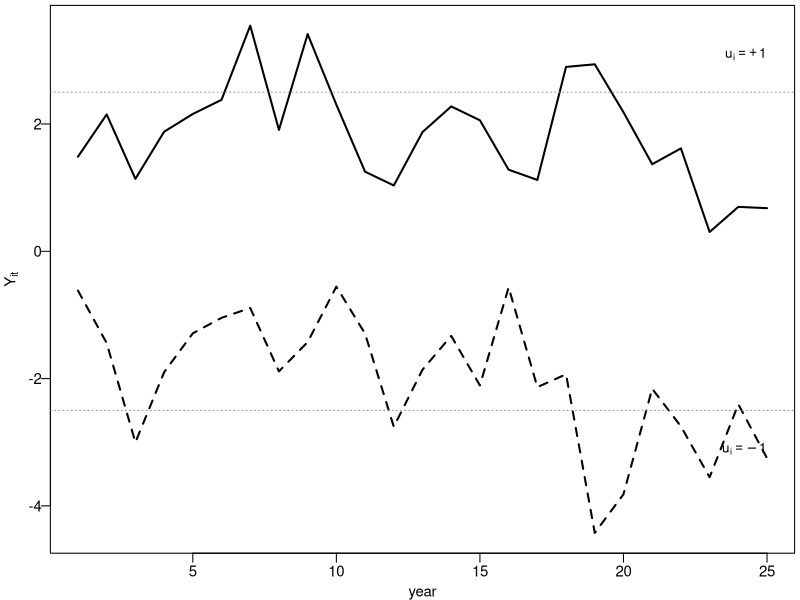
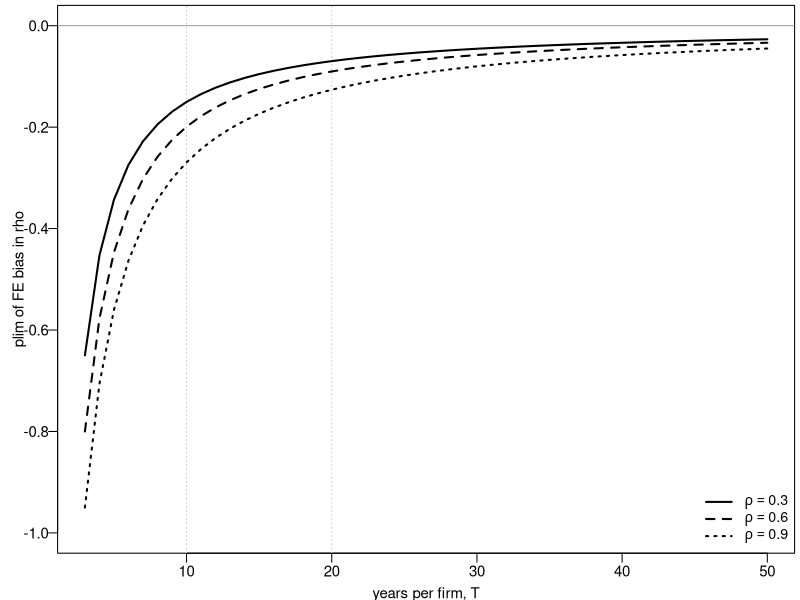
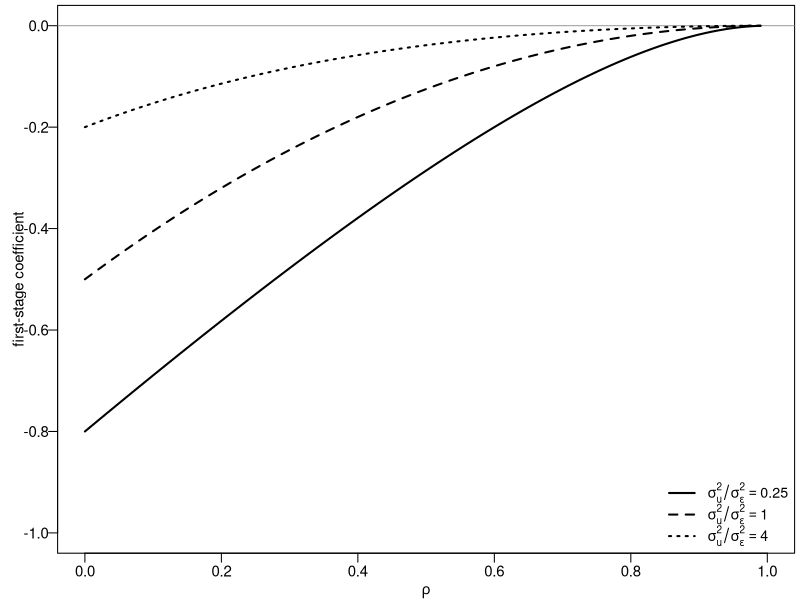
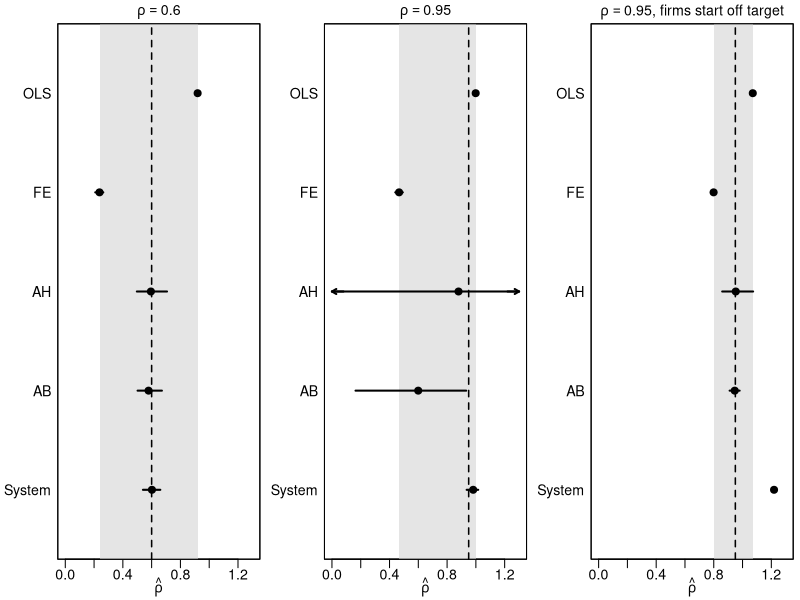

These charts were generated, in order, by the following R code:
## ---- chunk 1
slope <- function(x, y) sum((x - mean(x)) * (y - mean(y))) / sum((x - mean(x))^2)
dm    <- function(z, g) z - ave(z, g)
nickell <- function(a, m) {                            # Nickell (1981) plim of FE bias, m = T-1 AR obs
  if (m < 3) return(-(1 + a) / 2)
  A <- 1 - (1 / m) * (1 - a^m) / (1 - a)
  B <- 1 - (2 * a / ((1 - a) * (m - 1))) * (1 - (1 - a^m) / (m * (1 - a)))
  -((1 + a) / (m - 1)) * A / B
}
gen_panel <- function(N, T, rho, su = 1, se = 1, on_target = TRUE) {   # T x N matrix of levels
  u <- rnorm(N, 0, su)                                 # on_target: start at own long-run level
  y <- (if (on_target) u / (1 - rho) else 0) + rnorm(N, 0, se / sqrt(1 - rho^2))
  M <- matrix(0, T, N); M[1, ] <- y
  for (t in 2:T) M[t, ] <- rho * M[t - 1, ] + u + rnorm(N, 0, se)
  M
}
f2 <- function(x) sprintf("%.2f", x)
## ---- chunk 2
#| fig-width: 8
#| fig-height: 2.0
#| out-width: 78%
#| fig-align: center
set.seed(3); rho <- 0.6; T <- 25
one <- function(u) { y <- u / (1 - rho) + rnorm(1, 0, 1 / sqrt(1 - rho^2))
  out <- numeric(T); for (t in 1:T) { y <- rho * y + u + rnorm(1); out[t] <- y }; out }
yA <- one(1); yB <- one(-1)
par(mar = c(2.6, 2.8, 0.3, 0.3), mgp = c(1.6, 0.5, 0), cex = 0.9)
plot(1:T, yA, type = "l", lwd = 2, ylim = range(c(yA, yB)), xlab = "year", ylab = expression(Y[it]), las = 1)
lines(1:T, yB, lwd = 2, lty = 2)
abline(h = c(1, -1) / (1 - rho), col = "grey60", lty = 3)
text(T, 1 / (1 - rho) + 0.6, expression(u[i] == +1), adj = 1, cex = 0.9)
text(T, -1 / (1 - rho) - 0.6, expression(u[i] == -1), adj = 1, cex = 0.9)
## ---- chunk 3
set.seed(4242)
.T <- 5; .N <- 100000                                  # rho = 0 exactly; sigma_u = sigma_e = 1
.M  <- matrix(rep(rnorm(.N), each = .T), .T, .N) + matrix(rnorm(.T * .N), .T, .N)
.id <- rep(1:.N, each = .T - 1)
.yc <- as.vector(.M[2:.T, ]); .yl <- as.vector(.M[1:(.T - 1), ])
z0 <- c(ols = slope(.yl, .yc), fe = slope(dm(.yl, .id), dm(.yc, .id)))
## ---- chunk 4
#| results: asis
set.seed(20260202)
rho <- 0.6; N <- 4000
est <- function(T) {
  M <- gen_panel(N, T, rho)
  id <- rep(1:N, each = T - 1)
  yc <- as.vector(M[2:T, , drop = FALSE]); yl <- as.vector(M[1:(T - 1), , drop = FALSE])
  c(slope(yl, yc), slope(dm(yl, id), dm(yc, id)))
}
Ts <- c(3, 5, 10, 30)
r  <- sapply(Ts, est)
brk <- r[, 2]                                           # T = 5: OLS, FE
np <- rho + sapply(Ts - 1, function(m) nickell(rho, m))
cat(sprintf(
"\\begin{center}\\small
\\begin{tabular}{lcccc}
\\toprule
Years per firm & $T=3$ & $T=5$ & $T=10$ & $T=30$ \\\\
\\midrule
Pooled OLS \\quad(biased \\textbf{up}) & $%.3f$ & $%.3f$ & $%.3f$ & $%.3f$ \\\\
Fixed effects \\quad(biased \\textbf{down}) & $%.3f$ & $%.3f$ & $%.3f$ & $%.3f$ \\\\
\\quad \\emph{Nickell (1981) plim, for comparison} & \\emph{%.3f} & \\emph{%.3f} & \\emph{%.3f} & \\emph{%.3f} \\\\
\\midrule
Truth & $0.600$ & $0.600$ & $0.600$ & $0.600$ \\\\
\\bottomrule
\\end{tabular}
\\end{center}
", r[1,1], r[1,2], r[1,3], r[1,4], r[2,1], r[2,2], r[2,3], r[2,4], np[1], np[2], np[3], np[4]))
## ---- chunk 5
#| fig-width: 8
#| fig-height: 2.6
#| out-width: 85%
#| fig-align: center
Tgrid <- 3:50
par(mar = c(2.6, 3.2, 0.3, 0.3), mgp = c(1.7, 0.5, 0), cex = 0.9)
plot(NA, xlim = c(3, 50), ylim = c(-1, 0), xlab = "years per firm, T", ylab = "plim of FE bias in rho", las = 1)
abline(h = 0, col = "grey60"); abline(v = c(10, 20), col = "grey80", lty = 3)
for (k in 1:3) {
  a <- c(0.3, 0.6, 0.9)[k]
  lines(Tgrid, sapply(Tgrid - 1, function(m) nickell(a, m)), lwd = 2, lty = k)
}
legend("bottomright", bty = "n", lwd = 2, lty = 1:3, cex = 0.95,
       legend = c(expression(rho == 0.3), expression(rho == 0.6), expression(rho == 0.9)))
## ---- chunk 6
#| fig-width: 8
#| fig-height: 2.6
#| out-width: 85%
#| fig-align: center
gam <- function(rho, r) { k <- (1 - rho) / (1 + rho); (rho - 1) * k / (k + r) }
rg <- seq(0, 0.99, by = 0.01)
par(mar = c(2.6, 3.2, 0.3, 0.3), mgp = c(1.7, 0.5, 0), cex = 0.9)
plot(NA, xlim = c(0, 1), ylim = c(-1, 0), xlab = expression(rho), ylab = "first-stage coefficient", las = 1)
abline(h = 0, col = "grey60")
for (k in 1:3) { vr <- c(0.25, 1, 4)[k]; lines(rg, gam(rg, vr), lwd = 2, lty = k) }
legend("bottomright", bty = "n", lwd = 2, lty = 1:3, cex = 0.95,
       legend = c(expression(sigma[u]^2/sigma[epsilon]^2 == 0.25), expression(sigma[u]^2/sigma[epsilon]^2 == 1), expression(sigma[u]^2/sigma[epsilon]^2 == 4)))
## ---- chunk 7
#| results: asis
estimators <- function(M) {
  T <- nrow(M); N <- ncol(M)
  id <- rep(1:N, each = T - 1)
  yc <- as.vector(M[2:T, ]); yl <- as.vector(M[1:(T - 1), ])
  ols <- slope(yl, yc); fe <- slope(dm(yl, id), dm(yc, id))
  dY  <- M[3:T, , drop = FALSE] - M[2:(T - 1), , drop = FALSE]      # Anderson-Hsiao
  dY1 <- M[2:(T - 1), , drop = FALSE] - M[1:(T - 2), , drop = FALSE]
  Z2  <- M[1:(T - 2), , drop = FALSE]
  ah  <- sum(Z2 * dY) / sum(Z2 * dY1)
  m <- T - 2; L <- m * (m + 1) / 2                                  # one-step GMM
  H <- diag(2, m); H[abs(row(H) - col(H)) == 1] <- -1               # difference block
  Hs <- rbind(cbind(H, matrix(0, m, m)), cbind(matrix(0, m, m), diag(m)))   # + levels block
  ZHZ <- matrix(0, L, L); ZX <- numeric(L); ZY <- numeric(L)
  SZ <- matrix(0, L + m, L + m); SX <- numeric(L + m); SY <- numeric(L + m)
  for (i in 1:N) {
    Zi <- matrix(0, m, L); c0 <- 0                                  # Arellano-Bond: Y_1..Y_{t-2}
    for (s in 1:m) { Zi[s, c0 + 1:s] <- M[1:s, i]; c0 <- c0 + s }
    ZHZ <- ZHZ + crossprod(Zi, H %*% Zi)
    ZX  <- ZX + crossprod(Zi, dY1[, i]); ZY <- ZY + crossprod(Zi, dY[, i])
    Zs <- rbind(cbind(Zi, matrix(0, m, m)),                         # system: + levels eq.,
                cbind(matrix(0, m, L), diag(dY1[, i], m)))          #   instrument dY_{t-1}
    Xs <- c(dY1[, i], M[2:(T - 1), i]); Ys <- c(dY[, i], M[3:T, i])
    SZ <- SZ + crossprod(Zs, Hs %*% Zs); SX <- SX + crossprod(Zs, Xs); SY <- SY + crossprod(Zs, Ys)
  }
  W  <- solve(ZHZ); ab  <- as.numeric((t(ZX) %*% W  %*% ZY) / (t(ZX) %*% W  %*% ZX))
  Ws <- solve(SZ);  sys <- as.numeric((t(SX) %*% Ws %*% SY) / (t(SX) %*% Ws %*% SX))
  c(ols = ols, fe = fe, ah = ah, ab = ab, sys = sys)
}
set.seed(1)
sims <- list(a = replicate(200, estimators(gen_panel(500, 6, 0.6))),
             b = replicate(200, estimators(gen_panel(500, 6, 0.95))),
             c = replicate(200, estimators(gen_panel(500, 6, 0.95, on_target = FALSE))))
med  <- lapply(sims, function(s) apply(s, 1, median))
cell <- function(s) apply(s, 1, function(v)
  sprintf("$%.2f$ \\;{\\footnotesize[$%.2f$, $%.2f$]}", median(v), quantile(v, .1), quantile(v, .9)))
s6 <- cell(sims$a); s95 <- cell(sims$b)
cat(sprintf(
"\\begin{center}\\small
\\begin{tabular}{lcc}
\\toprule
 & $\\rho = 0.6$ & $\\rho = 0.95$ \\\\
\\midrule
Pooled OLS & %s & %s \\\\
Fixed effects & %s & %s \\\\
Anderson--Hsiao (one instrument) & %s & %s \\\\
Arellano--Bond (all lags, one-step) & %s & %s \\\\
\\bottomrule
\\end{tabular}
\\end{center}
", s6[1], s95[1], s6[2], s95[2], s6[3], s95[3], s6[4], s95[4]))
## ---- chunk 8
#| fig-width: 8
#| fig-height: 2.1
#| out-width: 92%
#| fig-align: center
labs <- c("OLS", "FE", "AH", "AB", "System")
ttl  <- c(expression(rho == 0.6), expression(rho == 0.95), expression(rho == 0.95 * ", firms start off target"))
tru  <- c(0.6, 0.95, 0.95); xl <- c(0, 1.3)
par(mfrow = c(1, 3), mar = c(2.4, 3.4, 1.4, 0.4), mgp = c(1.4, 0.4, 0), cex = 0.85)
for (k in 1:3) {
  s <- sims[[k]]; q <- apply(s, 1, quantile, c(.1, .5, .9)); y <- 5:1
  plot(NA, xlim = xl, ylim = c(0.5, 5.5), yaxt = "n", xlab = expression(hat(rho)), ylab = "", main = ttl[k], cex.main = 1)
  axis(2, at = y, labels = labs, las = 1, tick = FALSE)
  rect(q[2, "fe"], 0, q[2, "ols"], 6, col = "grey90", border = NA)
  abline(v = tru[k], lty = 2, lwd = 1.5)
  lo <- pmax(q[1, ], xl[1]); hi <- pmin(q[3, ], xl[2])
  segments(lo, y, hi, y, lwd = 2)
  out_l <- q[1, ] < xl[1]; out_h <- q[3, ] > xl[2]
  if (any(out_l)) arrows(xl[1] + 0.08, y[out_l], xl[1], y[out_l], length = 0.05, lwd = 2)
  if (any(out_h)) arrows(xl[2] - 0.08, y[out_h], xl[2], y[out_h], length = 0.05, lwd = 2)
  points(q[2, ], y, pch = 19, cex = 1.1)
  box()
}
## ---- chunk 9
# One draw of 06b_dynamic_panel_sim.do (Stata 19, seed 20260202, N = 500, T = 8)
sd_draw <- rbind(ols = c("0.918", "0.999", "1.083"),
                 fe  = c("0.334", "0.592", "0.840"),
                 ah  = c("0.596", "1.077", "1.004"),
                 ab  = c("0.609", "0.824", "0.966"),
                 sys = c("0.589", "1.010", "\\textbf{1.150}"))
